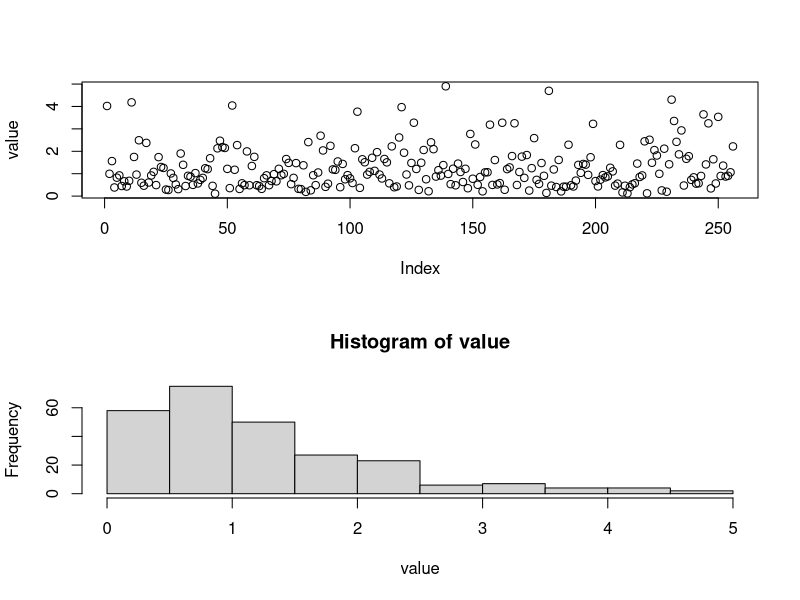

Recreate this plot in R.
# 乱数の分布クラスを使用した結果の出力を、図に変換するRスクリプト

# png形式で出力する
png("fisher_f_distribution.png")

# TSV形式になっている乱数の出力データを読み込む
x <- read.table("fisher_f_distribution.tsv")

# 1列目だけを抜き出す
value = x$V1

# グラフを縦に2つ
par(mfrow=c(2, 1))

# 1つ目：データをプロットとして出力
plot(value)

# 2つ目：ヒストグラムとして出力
hist(value)
